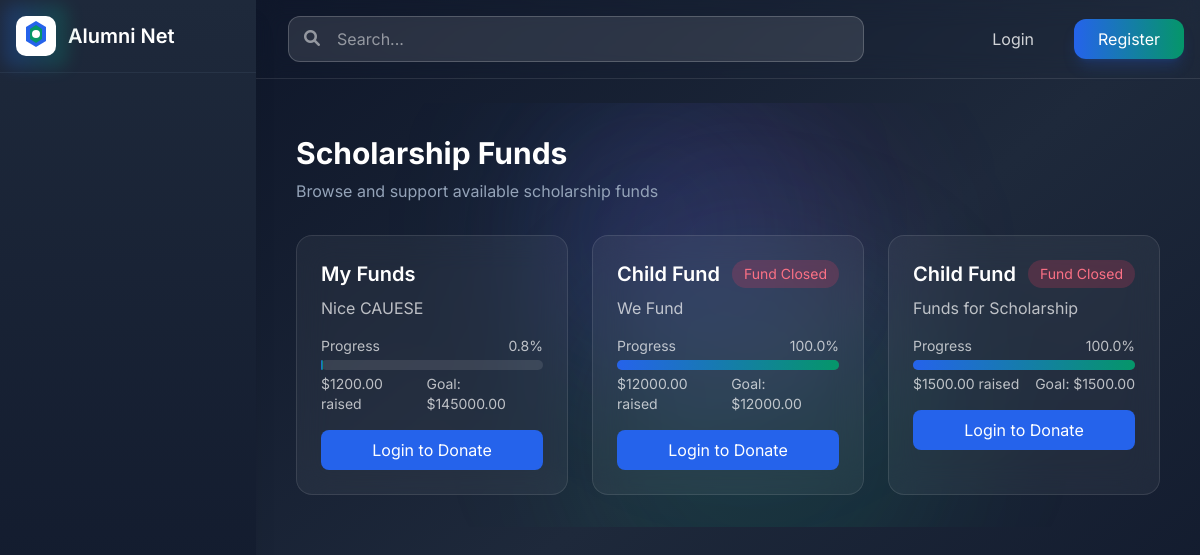
Page /charitable/funds/ on the earlier database version.
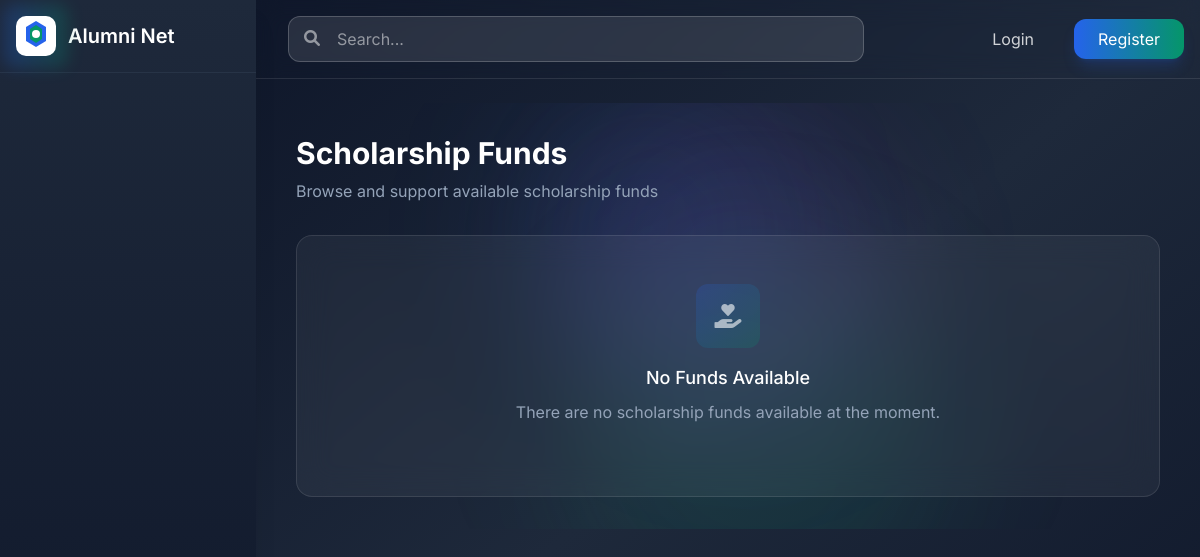
Same page on the later database version.
### charitable/models.py (models this page shows, shortened)
class Fund(models.Model):
    name = models.CharField(max_length=200)
    description = models.TextField()
    target_amount = models.DecimalField(max_digits=10, decimal_places=2)
    current_amount = models.DecimalField(max_digits=10, decimal_places=2, default=0)
    is_active = models.BooleanField(default=True)
    created_at = models.DateTimeField(auto_now_add=True)
    updated_at = models.DateTimeField(auto_now=True)
    @property
    def progress_percentage(self):
        if self.target_amount == 0:
            return 0
        return (self.current_amount / self.target_amount) * 100

### charitable/views.py (the view)
# urls.py: path('funds/', views.fund_list, name='fund_list'),
def fund_list(request):
    funds = Fund.objects.all().order_by('-created_at')
    return render(request, 'charitable/fund_list.html', {'funds': funds})

### messaging/context_processors.py (called while the page is built, shortened)
def unread_message_count(request):
    return {'unread_message_count': 0}

### notifications/context_processors.py (called while the page is built)
def notification_count(request):
    if request.user.is_authenticated:
        unread_count = request.user.notifications.filter(read=False).count()
        return {'unread_notification_count': unread_count}
    return {'unread_notification_count': 0}

### charitable/templates/charitable/fund_list.html (shortened to what this page needs)
{% extends "charitable/_wrapper.html" %}
{% block charitable_content %}
<div class="mb-8">
    <div class="flex flex-col md:flex-row md:items-center md:justify-between">
        <div>
            <h1 class="text-3xl font-bold text-white">Scholarship Funds</h1>
            <p class="mt-2 text-slate-400">Browse and support available scholarship funds</p>
        </div>
    </div>
</div>
<div class="grid grid-cols-1 md:grid-cols-2 lg:grid-cols-3 gap-6">
    {% for fund in funds %}
    <div class="bg-white/5 backdrop-blur-lg border border-white/10 rounded-2xl overflow-hidden">
        <div class="p-6">
            <div class="flex justify-between items-start mb-2">
                <h2 class="text-xl font-semibold text-white">{{ fund.name }}</h2>
                {% if not fund.is_active %}
                    <span class="px-3 py-1 bg-rose-500/20 text-rose-400 rounded-full text-sm">
                        Fund Closed
                    </span>
                {% endif %}
            </div>
            <p class="text-white/70 mb-4">{{ fund.description }}</p>
            <div class="mb-4">
                <div class="flex justify-between text-sm text-white/70 mb-1">
                    <span>Progress</span>
                    <span>{{ fund.progress_percentage|floatformat:1 }}%</span>
                </div>
                <div class="w-full bg-white/10 rounded-full h-2.5">
                    <div class="bg-gradient-to-r from-blue-600 to-emerald-600 h-2.5 rounded-full"
                         style="width: {{ fund.progress_percentage }}%"></div>
                </div>
                <div class="flex justify-between text-sm text-white/70 mt-1">
                    <span>${{ fund.current_amount|floatformat:2 }} raised</span>
                    <span>Goal: ${{ fund.target_amount|floatformat:2 }}</span>
                </div>
            </div>
            <div class="flex space-x-2">
                {% if user.is_authenticated %}
                    {% if fund.is_active %}
                        <a href="{% url 'make_donation' fund.id %}"
                           class="flex-1 text-center bg-blue-600 text-white px-4 py-2 rounded-lg hover:bg-blue-700">
                            Donate
                        </a>
                        {% if user.user_type == 'student' %}
                            <a href="{% url 'apply_scholarship' fund.id %}"
                               class="flex-1 text-center bg-green-600 text-white px-4 py-2 rounded-lg hover:bg-green-700">
                                Apply
                            </a>
                        {% endif %}
                    {% else %}
                        <span class="flex-1 text-center bg-gray-300 text-gray-600 px-4 py-2 rounded-lg cursor-not-allowed">
                            Target Reached
                        </span>
                    {% endif %}
                {% else %}
                    <a href="{% url 'login' %}?next={{ request.path }}"
                       class="flex-1 text-center bg-blue-600 text-white px-4 py-2 rounded-lg hover:bg-blue-700">
                        Login to Donate
                    </a>
                {% endif %}
            </div>
        </div>
    </div>
    {% empty %}
    <div class="col-span-full text-center py-12 bg-white/5 backdrop-blur-lg border border-white/10 rounded-2xl">
        <div class="w-16 h-16 mx-auto mb-4 flex items-center justify-center rounded-xl bg-gradient-to-br from-blue-600/20 to-emerald-600/20">
            <i class="fas fa-hand-holding-heart text-2xl text-white/60"></i>
        </div>
        <h3 class="text-lg font-medium text-white mb-2">No Funds Available</h3>
        <p class="text-slate-400 mb-6">There are no scholarship funds available at the moment.</p>
    </div>
    {% endfor %}
</div>
{% endblock %}

Differences in the rows shown:
removed Fund: name "My Funds", description "Nice CAUESE", progress_percentage "0.8", current_amount "1200.00", target_amount "145000.00"
removed Fund: name "Child Fund", is_active "Fund Closed", description "We Fund", progress_percentage "100.0", current_amount "12000.00", target_amount "12000.00"
removed Fund: name "Child Fund", is_active "Fund Closed", description "Funds for Scholarship", progress_percentage "100.0", current_amount "1500.00", target_amount "1500.00"
Other differences:
text now shown: "No Funds Available There are no scholarship funds available at the moment."
